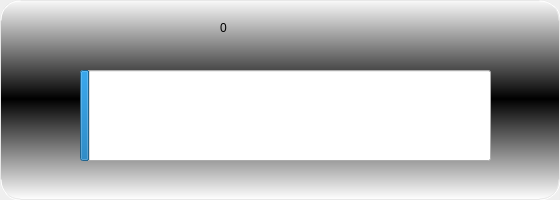
<?xml version="1.0" encoding="UTF-8"?>
<ui version="4.0">
 <class>pro</class>
 <widget class="QDialog" name="pro">
  <property name="geometry">
   <rect>
    <x>0</x>
    <y>0</y>
    <width>560</width>
    <height>200</height>
   </rect>
  </property>
  <property name="windowTitle">
   <string>pro</string>
  </property>
  <widget class="QWidget" name="widget" native="true">
   <property name="geometry">
    <rect>
     <x>0</x>
     <y>0</y>
     <width>560</width>
     <height>200</height>
    </rect>
   </property>
   <property name="styleSheet">
    <string notr="true">#widget{
	
	background-color: qlineargradient(spread:reflect, x1:0.999896, y1:0.494136, x2:1, y2:1, stop:0 rgba(0, 0, 0, 255), stop:1 rgba(255, 255, 255, 255));
	border:1px groove rgb(232, 232, 232);
	border-radius:20;
}</string>
   </property>
   <widget class="QProgressBar" name="progressBar">
    <property name="geometry">
     <rect>
      <x>80</x>
      <y>70</y>
      <width>411</width>
      <height>91</height>
     </rect>
    </property>
    <property name="styleSheet">
     <string notr="true">color: rgb(255, 255, 255);</string>
    </property>
    <property name="minimum">
     <number>0</number>
    </property>
    <property name="maximum">
     <number>1000</number>
    </property>
    <property name="value">
     <number>24</number>
    </property>
   </widget>
   <widget class="QLabel" name="label">
    <property name="geometry">
     <rect>
      <x>220</x>
      <y>20</y>
      <width>72</width>
      <height>15</height>
     </rect>
    </property>
    <property name="text">
     <string>0</string>
    </property>
   </widget>
  </widget>
 </widget>
 <layoutdefault spacing="6" margin="11"/>
 <resources/>
 <connections/>
</ui>
